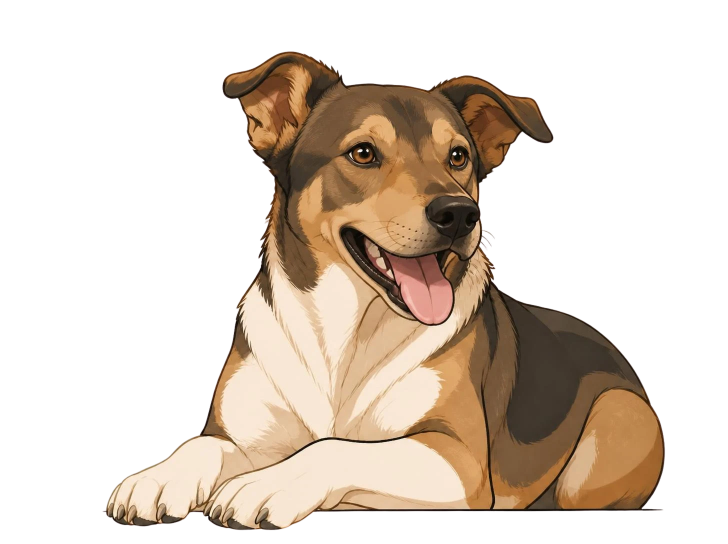
#> input picture art/watson/watson-excited-original.webp, 1456 x 1088 px (shown at 1/2 size)
$ python register.py watson-excited-original.webp watson-idle-original.webp watson-idle-original.webp
#> lines starting #> are read from the running program, lines starting #| are printed output that depends on the picture
"""Place idle and excited on one 720x540 transparent canvas with one shared transform (the union of both outlines,
paws on the bottom edge). With --fit, excited is first resized by SCALE and moved by OFFSET to match idle's body.

usage: register.py IDLE.png EXCITED.png OUTDIR [--fit SCALE DX DY]
"""
import sys
from PIL import Image

idle_src, excited_src, out = sys.argv[1], sys.argv[2], sys.argv[3]
idle = Image.open(idle_src).convert("RGBA")
#> idle is the input picture: PIL image 1456x1088 RGBA; mean R, G, B, A 65.9, 53.5, 41.7, 97.3
excited = Image.open(excited_src).convert("RGBA")
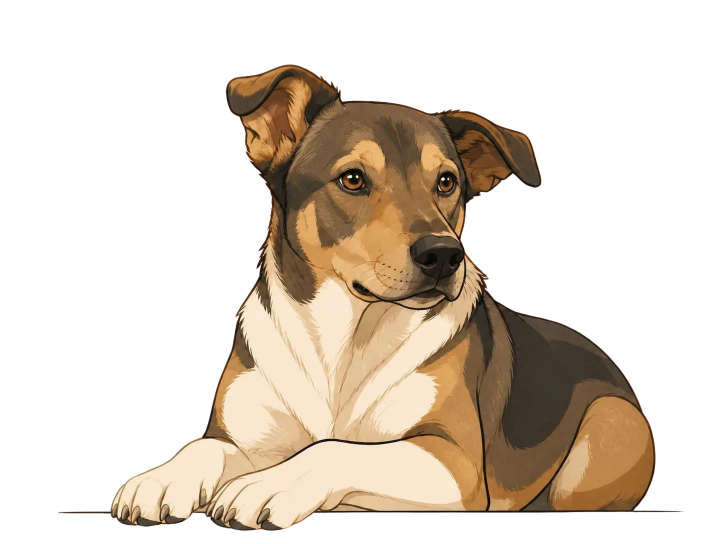
#> input picture art/watson/watson-idle-original.webp, 1456 x 1088 px (shown at 1/2 size)
#> excited is the input picture: PIL image 1456x1088 RGBA; mean R, G, B, A 61.5, 50.5, 38.5, 91.3
if "--fit" in sys.argv:
    i = sys.argv.index("--fit")
    s, dx, dy = float(sys.argv[i + 1]), int(sys.argv[i + 2]), int(sys.argv[i + 3])
    moved = Image.new("RGBA", excited.size, (0, 0, 0, 0))
    moved.alpha_composite(excited.resize((round(excited.width * s), round(excited.height * s)), Image.LANCZOS), (dx, dy))
    excited = moved


def visible(im):
    return im.getchannel("A").point(lambda v: 255 if v > 8 else 0).getbbox()


a, b = visible(idle), visible(excited)
#> a = (204, 102, 1331, 1061); b = (115, 128, 1372, 1062)
box = (min(a[0], b[0]), min(a[1], b[1]), max(a[2], b[2]), max(a[3], b[3]))
#> box = (115, 102, 1372, 1062)
CW, CH = 720, 540
scale = min(CW / (box[2] - box[0]), CH / (box[3] - box[1]))
#> scale = 0.562
w, h = round((box[2] - box[0]) * scale), round((box[3] - box[1]) * scale)
#> w = 707; h = 540
x0, y0 = (CW - w) // 2, CH - h
#> x0 = 6; y0 = 0
for name, im in (("idle", idle), ("excited", excited)):
    canvas = Image.new("RGBA", (CW, CH), (0, 0, 0, 0))
    canvas.alpha_composite(im.crop(box).resize((w, h), Image.LANCZOS), (x0, y0))
    canvas.save(f"{out}/watson-{name}.png", optimize=True)
#> this loop made 2 passes
#> name on passes 1 to 2: 'idle', 'excited'
#> pass 1, `canvas.save(f"{out}/watson-{name}.png", optimize=True)`:
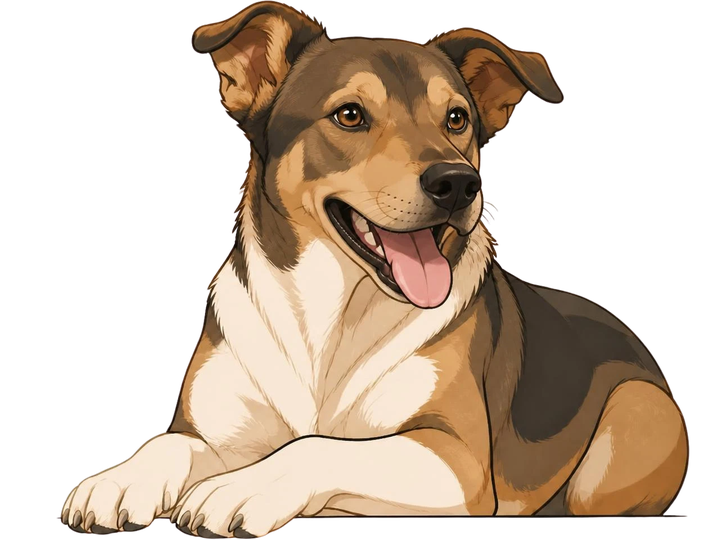
#> saved as watson-idle.png: PIL image 720x540 RGBA; mean R, G, B, A 84, 68.1, 52.9, 125.5; transparent parts drawn white
#> pass 2, `canvas.save(f"{out}/watson-{name}.png", optimize=True)`:
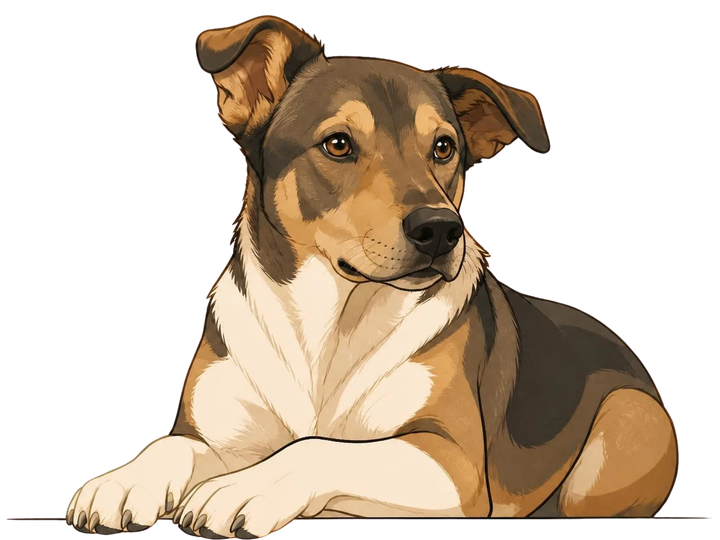
#> saved as watson-excited.png: PIL image 720x540 RGBA; mean R, G, B, A 78.2, 64, 48.4, 117.7; transparent parts drawn white
print(f"union box {box} -> {w}x{h} at ({x0},{y0}) on {CW}x{CH}; scale {scale:.4f}")
#| union box (115, 102, 1372, 1062) -> 707x540 at (6,0) on 720x540; scale 0.5625
